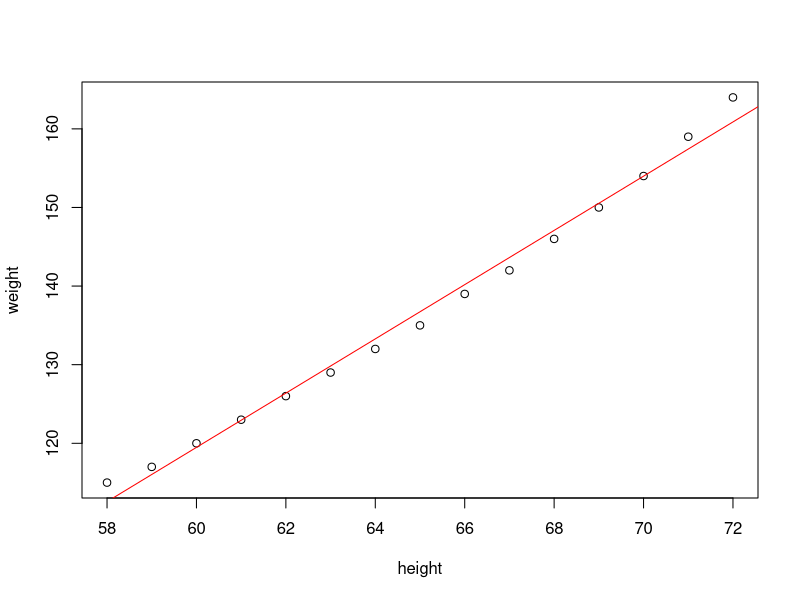
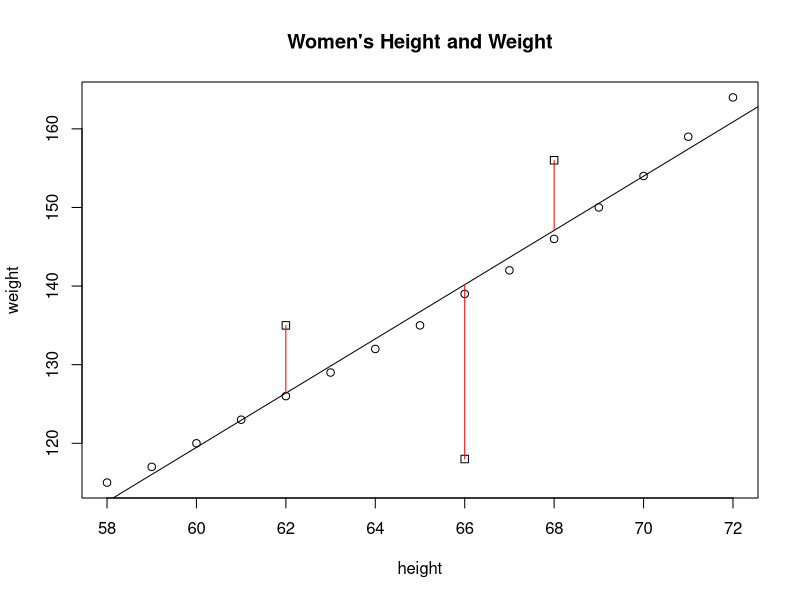

Reproduce these figures in R, in order.
## ---- chunk 1
data(women)
str(women)
plot(women$weight~women$height, xlab="height", ylab="weight")
abline(lm(women$weight~women$height), col="red")
## ---- chunk 2
lm1 <- lm(weight~height, data=women)
lm1
## ---- chunk 3
pred <- lm1$fitted.values
cov(pred, women$weight) / (sd(pred) * sd(women$weight))
## ---- chunk 4
summary(lm1)
## ---- chunk 5
test <- women[c(5, 9, 11),]
test[1, 2] <- 135
test[2, 2] <- 118
test[3, 2] <- 156
test
## ---- chunk 6
pred <- predict(lm1, newdata=test)

## ---- chunk 7
correlation <- cor(pred, test$weight)
print(paste("correlation: ", correlation))
mse <- mean((pred - test$weight)^2)
print(paste("mse: ", mse))
rmse <- sqrt(mse)
print(paste("rmse: ", rmse))
## ---- chunk 8
plot(women$height, women$weight, main="Women's Height and Weight", 
     xlab="height", ylab="weight")
abline(lm1)
points(test$height, test$weight, pch=0)
segments(test$height, test$weight, test$height, pred, col="red")
## ---- chunk 9
x <- women$height
y <- women$weight
x_mean <- mean(women$height)
y_mean <- mean(women$weight)

w_hat <- sum((x-x_mean)*(y-y_mean)) / sum((x-x_mean)^2)
b_hat <- y_mean - w_hat * x_mean
print(paste("w and b estimates = ", w_hat, b_hat))
